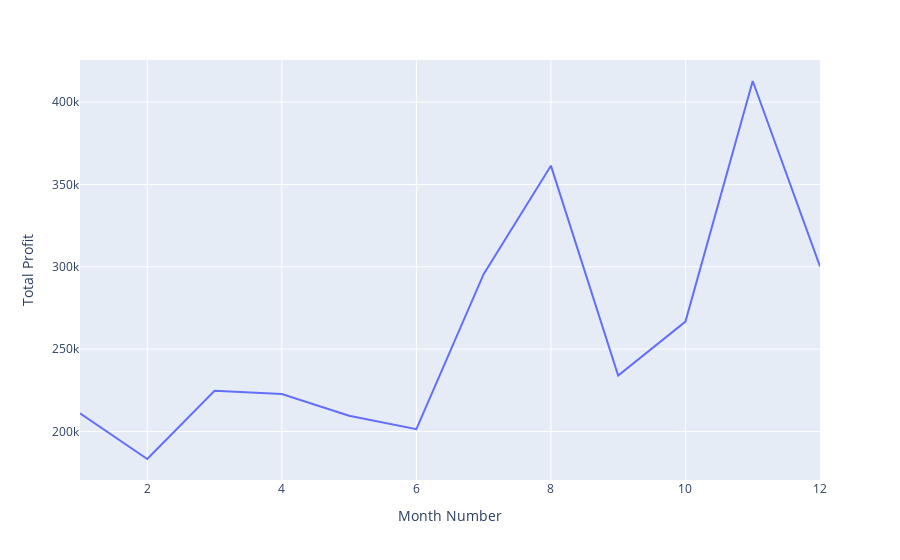

The notebook cell this image was saved under:
### Markdown cell above
## Exercise 1: Read Total profit of all months and show it using a line plot

Total profit data provided for each month. 
The generated line plot must include the following properties: –

* X label name = Month Number
* Y label name = Total profit

### Code cell
# month column --> df['month_number]) : x-axis
# total profit --> df['total_profit'] : y-axis
import numpy as np
import pandas as pd
import plotly.express as px

import warnings
warnings.filterwarnings('ignore')

# Load the CSV file
df = pd.read_csv('company_sales_data.csv')

# Plot the data
fig = px.line(df, 
              x='month_number',
              y='total_profit',
              labels={'month_number': 'Month Number',
                      'total_profit': 'Total Profit'}
             )
fig.show()

### Figure 1 — Plotly figure (JSON) as saved in the notebook; plotly's stock layout.template omitted (floating-point values rounded to 4 significant figures)
{"data": [{"hovertemplate": "Month Number=%{x}<br>Total Profit=%{y}<extra></extra>", "legendgroup": "", "line": {"color": "#636efa", "dash": "solid"}, "marker": {"symbol": "circle"}, "mode": "lines", "name": "", "orientation": "v", "showlegend": false, "type": "scatter", "x": [1, 2, 3, 4, 5, 6, 7, 8, 9, 10, 11, 12], "xaxis": "x", "y": [211000, 183300, 224700, 222700, 209600, 201400, 295500, 361400, 234000, 266700, 412800, 300200], "yaxis": "y"}], "layout": {"legend": {"tracegroupgap": 0}, "margin": {"t": 60}, "xaxis": {"anchor": "y", "domain": [0, 1], "title": {"text": "Month Number"}}, "yaxis": {"anchor": "x", "domain": [0, 1], "title": {"text": "Total Profit"}}}}
